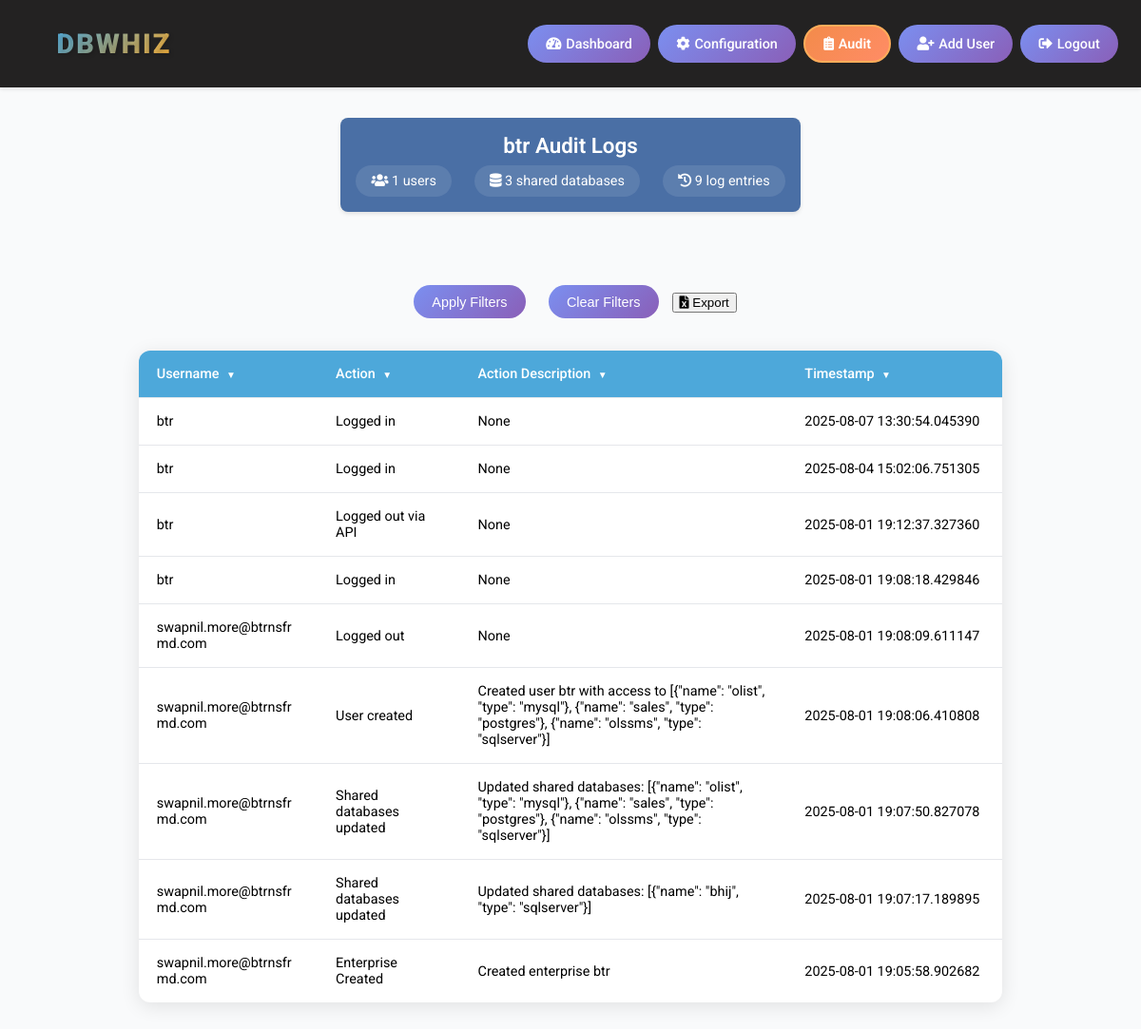
The app's page /audit_page (signed in) with its own data.
### models.py (models this page shows)
class Enterprise(db.Model):
    __bind_key__ = 'admin'
    __tablename__ = 'enterprise'
    id = db.Column(db.Integer, primary_key=True)
    name = db.Column(db.String(128), unique=True, nullable=False)
    mysql_host = db.Column(db.String(128))
    mysql_port = db.Column(db.Integer, default=3306)
    mysql_admin_user = db.Column(db.String(128))
    mysql_admin_password = db.Column(db.String(128))
    postgres_host = db.Column(db.String(128))
    postgres_port = db.Column(db.Integer, default=5432)
    postgres_admin_user = db.Column(db.String(128))
    postgres_admin_password = db.Column(db.String(128))
    created_at = db.Column(db.DateTime, default=datetime.utcnow)
    sqlserver_host = db.Column(db.String(128))
    sqlserver_port = db.Column(db.Integer, default=1433)
    sqlserver_instance = db.Column(db.String(128))  # New column for instance name
    sqlserver_admin_user = db.Column(db.String(128))
    sqlserver_admin_password = db.Column(db.String(128))
    users = db.relationship('User', backref='user_enterprise', lazy=True)
    admin_users = db.relationship('AdminUser', backref='admin_enterprise', lazy=True)
    shared_databases = db.relationship('SharedDatabase', backref='database_enterprise', lazy=True)
    audit_logs = db.relationship('AdminLog', backref='log_enterprise', lazy=True)
    chat_threads = db.relationship('ChatThread', backref='thread_enterprise', lazy=True)

class AdminLog(db.Model):
    __bind_key__ = 'admin'
    __tablename__ = 'admin_log'
    id = db.Column(db.Integer, primary_key=True)
    username = db.Column(db.String(100), nullable=False)
    action = db.Column(db.String(255), nullable=False)
    action_description = db.Column(db.String(255))
    timestamp = db.Column(db.DateTime, default=datetime.utcnow)
    enterprise_id = db.Column(db.Integer, db.ForeignKey('enterprise.id'), nullable=False)
    enterprise = db.relationship('Enterprise', viewonly=True)

### main.py (the view)
@app.route('/audit_page')
@require_enterprise_auth
def audit_page():
    enterprise = get_current_enterprise()
    if not enterprise:
        flash("Enterprise not found", 'error')
        return redirect(url_for('verify_secret'))
    logs = AdminLog.query.filter_by(enterprise_id=enterprise.id)\
               .order_by(AdminLog.timestamp.desc()).all()
    return render_template('audit_page.html',
                         logs=logs,
                         enterprise=enterprise)

### main.py (called while the page is built)
def get_current_enterprise():
    if 'enterprise_id' not in session:
        return None
    return Enterprise.query.get(session['enterprise_id'])

def require_enterprise_auth(f):
    @wraps(f)
    def decorated_function(*args, **kwargs):
        if 'enterprise_id' not in session:
            flash("Please log into an enterprise first", 'error')
            return redirect(url_for('verify_secret'))
        return f(*args, **kwargs)
    return decorated_function

### templates/audit_page.html (shortened to what this page needs)
<!DOCTYPE html>
<html lang="en">
<head>
    <link rel="stylesheet" href="https://cdnjs.cloudflare.com/ajax/libs/font-awesome/5.15.4/css/all.min.css">
</head>
<body>
    <div class="navbar">
        <div class="navbar-logo">DBWHIZ</div>
        <div class="navbar-buttons">
            <a href="/admin_console" class="nav-button"><i class="fas fa-tachometer-alt"></i> Dashboard</a>
            <a href="/configuration" class="nav-button"><i class="fas fa-cog"></i> Configuration</a>
            <a href="/audit_page" class="nav-button active"><i class="fas fa-clipboard-list"></i> Audit</a>
            <a href="/signup" class="nav-button"><i class="fas fa-user-plus"></i> Add User</a>
            <a href="/logout" class="nav-button"><i class="fas fa-sign-out-alt"></i> Logout</a>
        </div>
    </div>
    <div class="content">
        <div class="enterprise-header">
            <div class="enterprise-name">{{ enterprise.name }} Audit Logs</div>
            <div class="enterprise-info">
                <span class="enterprise-stat">
                    <i class="fas fa-users"></i> {{ enterprise.users|length }} users
                </span>
                <span class="enterprise-stat">
                    <i class="fas fa-database"></i> {{ enterprise.shared_databases|length }} shared databases
                </span>
                <span class="enterprise-stat">
                    <i class="fas fa-history"></i> {{ logs|length }} log entries
                </span>
            </div>
        </div>
        <div class="button-container">
            <button class="apply-button" onclick="applyFilters()">Apply Filters</button>
            <button class="clear-filter-button" onclick="clearFilters()">Clear Filters</button>
            <button class="download-button" onclick="downloadTableAsExcel()">
                <i class="fas fa-file-excel"></i> Export
            </button>
        </div>
        <table class="audit-table" id="auditTable">
            <thead>
                <tr>
                    <th class="filter-arrow" onclick="toggleFilterOrSort(this, 0)">Username</th>
                    <th class="filter-arrow" onclick="toggleFilterOrSort(this, 1)">Action</th>
                    <th class="filter-arrow" onclick="toggleFilterOrSort(this, 2)">Action Description</th>
                    <th class="filter-arrow" onclick="toggleFilterOrSort(this, 3)">Timestamp</th>
                </tr>
            </thead>
            <tbody>
                {% for log in logs %}
                <tr>
                    <td>{{ log.username }}</td>
                    <td>{{ log.action }}</td>
                    <td>{{ log.action_description }}</td>
                    <td>{{ log.timestamp }}</td>
                </tr>
                {% endfor %}
            </tbody>
        </table>
    </div>
</body>
</html>

### templates/audit_page.html (style rules this page uses)
:root { --primary-color: #4da8da; --secondary-color: #232222; --accent-color: #6bb9e6; --background-color: #f9fafb; --text-color: #333333; --success-color: #3c763d; --error-color: #a94442; --info-color: #31708f; --border-color: #e5e7eb; }
body { font-family: 'Roboto', sans-serif; background: var(--background-color); margin: 0; padding: 0; display: flex; flex-direction: column; min-height: 100vh; }
.navbar { background-color: var(--secondary-color); padding: 1rem 1.5rem; display: flex; align-items: center; color: white; height: 60px; box-shadow: 0 2px 4px rgba(0, 0, 0, 0.1); position: relative; }
.navbar-logo { position: absolute; left: 10%; transform: translateX(-50%); font-size: 1.8rem; font-weight: 900; font-family: 'Roboto', sans-serif; background: linear-gradient(135deg, #4da8da, #fbb034); -webkit-background-clip: text; -webkit-text-fill-color: transparent; text-shadow: 2px 2px 4px rgba(0,0,0,0.15); letter-spacing: 2px; }
.navbar-buttons { display: flex; gap: 0.5rem; position: absolute; right: 1.5rem; }
.nav-button { background: linear-gradient(135deg, #7b8ff0 0%, #8a5fb8 100%); color: #fff; padding: 0.6rem 1.2rem; border: none; border-radius: 20px; cursor: pointer; font-weight: 500; font-size: 0.9rem; text-decoration: none; display: inline-flex; align-items: center; gap: 0.3rem; transition: background-color 0.3s, transform 0.2s; }
.nav-button.active { background: linear-gradient(135deg, #f38b4a, #ff8c66); border: 2px solid #ffad5a; color: white; font-weight: 600; }
.nav-button i { font-size: 0.9rem; }
.content { flex: 1; display: flex; flex-direction: column; align-items: center; padding: 2rem; }
.button-container { text-align: center; margin: 5px 0 10px 0; }
.apply-button, .clear-filter-button { background: linear-gradient(135deg, #7b8ff0 0%, #8a5fb8 100%); color: #fff; padding: 0.6rem 1.2rem; border: none; border-radius: 20px; cursor: pointer; font-weight: 500; font-size: 0.9rem; margin: 0 10px; display: inline-block; transition: background-color 0.3s, transform 0.2s; }
.audit-table { width: 80%; max-width: 1000px; margin: 1.5rem auto; border-collapse: separate; border-spacing: 0; background: white; border-radius: 12px; overflow: hidden; box-shadow: 0 4px 20px rgba(0, 0, 0, 0.1); table-layout: fixed; }
.audit-table th:nth-child(1), .audit-table td:nth-child(1) { width: 20% !important; }
.audit-table th:nth-child(2), .audit-table td:nth-child(2) { width: 15% !important; }
.audit-table th:nth-child(3), .audit-table td:nth-child(3) { width: 40% !important; }
.audit-table th:nth-child(4), .audit-table td:nth-child(4) { width: 25% !important; }
.audit-table th, .audit-table td { padding: 1rem 1.2rem; text-align: left; border-bottom: 1px solid var(--border-color); font-size: 0.9rem; position: relative; word-wrap: break-word; }
.audit-table th { background-color: var(--primary-color); color: white; font-weight: 500; cursor: pointer; }
.audit-table tr:last-child td { border-bottom: none; }
.filter-arrow::after { content: " ▼"; font-size: 10px; margin-left: 5px; }
.enterprise-header { background-color: #4a6fa5; color: white; padding: 1rem; border-radius: 8px; margin-bottom: 1.5rem; text-align: center; box-shadow: 0 2px 4px rgba(0,0,0,0.1); }
.enterprise-name { font-size: 1.4rem; font-weight: 600; margin-bottom: 0.5rem; }
.enterprise-info { display: flex; justify-content: center; gap: 1.5rem; font-size: 0.9rem; }
.enterprise-stat { background: rgba(255,255,255,0.1); padding: 0.5rem 1rem; border-radius: 20px; }

### records on screen
Enterprise: name "btr"
AdminLog: username "btr", action "Logged in", action_description "None", timestamp "2025-08-07 13:30:54.045390"
AdminLog: username "btr", action "Logged in", action_description "None", timestamp "2025-08-04 15:02:06.751305"
AdminLog: username "btr", action "Logged out via API", action_description "None", timestamp "2025-08-01 19:12:37.327360"
AdminLog: username "btr", action "Logged in", action_description "None", timestamp "2025-08-01 19:08:18.429846"
AdminLog: username "swapnil.more@btrnsfrmd.com", action "Logged out", action_description "None", timestamp "2025-08-01 19:08:09.611147"
AdminLog: username "swapnil.more@btrnsfrmd.com", action "User created", action_description "Created user btr with access to [{\"name\": \"olist\", \"type\": \"mysql\"}, {\"name\": \"sales\", \"type\": \"postgres\"}, {\"name\": \"olssms\", \"type\": \"sqlserver\"}]", timestamp "2025-08-01 19:08:06.410808"
AdminLog: username "swapnil.more@btrnsfrmd.com", action "Shared databases updated", action_description "Updated shared databases: [{\"name\": \"olist\", \"type\": \"mysql\"}, {\"name\": \"sales\", \"type\": \"postgres\"}, {\"name\": \"olssms\", \"type\": \"sqlserver\"}]", timestamp "2025-08-01 19:07:50.827078"
AdminLog: username "swapnil.more@btrnsfrmd.com", action "Shared databases updated", action_description "Updated shared databases: [{\"name\": \"bhij\", \"type\": \"sqlserver\"}]", timestamp "2025-08-01 19:07:17.189895"
AdminLog: username "swapnil.more@btrnsfrmd.com", action "Enterprise Created", action_description "Created enterprise btr", timestamp "2025-08-01 19:05:58.902682"

### other values on screen
{{ enterprise.users|length }} "1"
{{ enterprise.shared_databases|length }} "3"
{{ logs|length }} "9"
